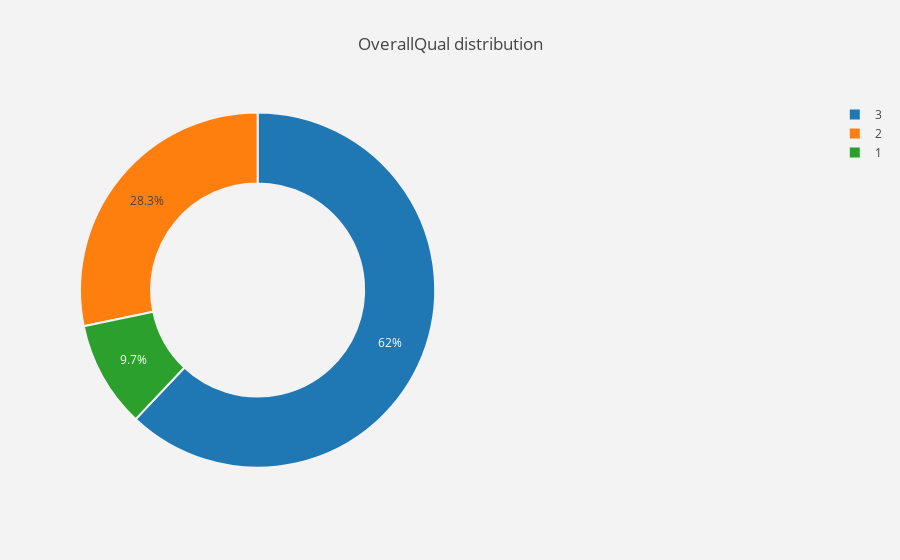

Notebook code for this chart:
### Markdown cell above
### Categorization

### Code cell
df.loc[df["OverallQual"].isin([1,2,3,4]), "OverallQual"] = 1
df.loc[df["OverallQual"].isin([5]), "OverallQual"] = 2
df.loc[df["OverallQual"].isin([6,7,8,9,10]), "OverallQual"] = 3

plot_pie(df, "OverallQual")

### Figure 1 — Plotly figure (JSON) as saved in the notebook; plotly's stock layout.template omitted (floating-point values rounded to 4 significant figures)
{"data": [{"domain": {"x": [0, 0.48]}, "hole": 0.6, "hoverinfo": "label+percent+name", "labels": [3, 2, 1], "marker": {"line": {"color": "rgb(243,243,243)", "width": 2}}, "type": "pie", "uid": "efd781c6-5912-4033-8927-a17d941914f7", "values": [1811, 825, 283]}], "layout": {"paper_bgcolor": "rgb(243,243,243)", "plot_bgcolor": "rgb(243,243,243)", "title": {"text": "OverallQual distribution "}}}
